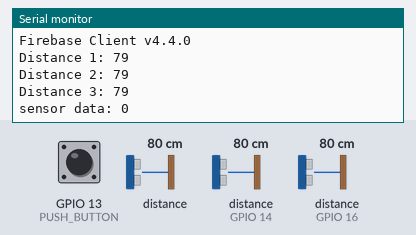
This sketch was run on a simulated ESP8266 (NodeMCU). On the bench: the last lines printed to the serial monitor. Wiring (inferred from the names in the program): 3 × ultrasonic range finder: trigger GPIO 4, echo GPIO 0 / trigger GPIO 5, echo GPIO 16 / trigger GPIO 12, echo GPIO 14. The test bench sets the inputs (shaded band); at power-on: distance to the obstacle 80 cm, distance to the obstacle (sensors on GPIO 14, GPIO 16) 80 cm, GPIO 13 (PUSH_BUTTON) LOW. The echo pulse lasts 58.3 µs per cm; WiFi joins after 1.5 s; servers stay silent unless stated.

Above: at 4.8 s.
4.9 s: distance to the obstacle (sensor 0) set to 2 cm
At 6.0 s:
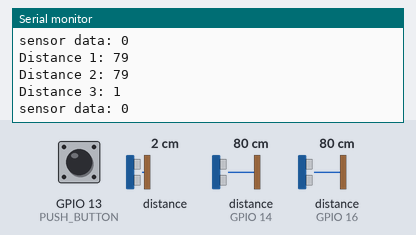
6.4 s: distance to the obstacle (sensor on GPIO 14) set to 2 cm
At 7.7 s:
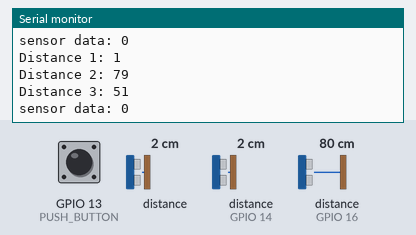
7.9 s: distance to the obstacle (sensor on GPIO 16) set to 2 cm
At 9.2 s:
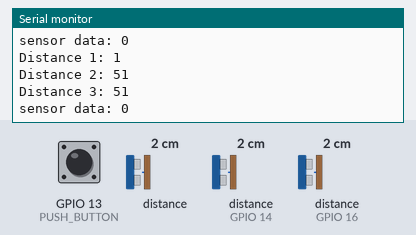
9.4 s: GPIO 13 (PUSH_BUTTON) pulled HIGH for 3.2 s
At 11.0 s:
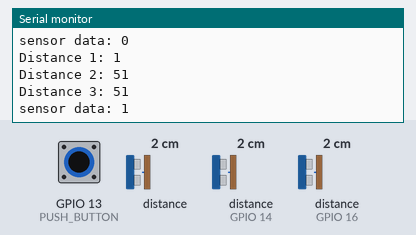
14.1 s: distance to the obstacle (sensor 0) set to 60 cm
At 15.3 s:
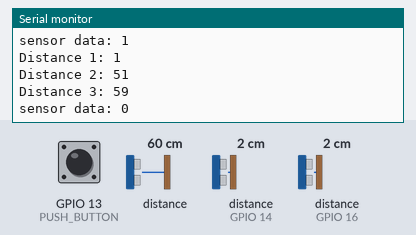
15.6 s: distance to the obstacle (sensor on GPIO 14) set to 4 cm
Timing chart, 0 to 18.1 s (numbered marks = the images above; inputs shaded):
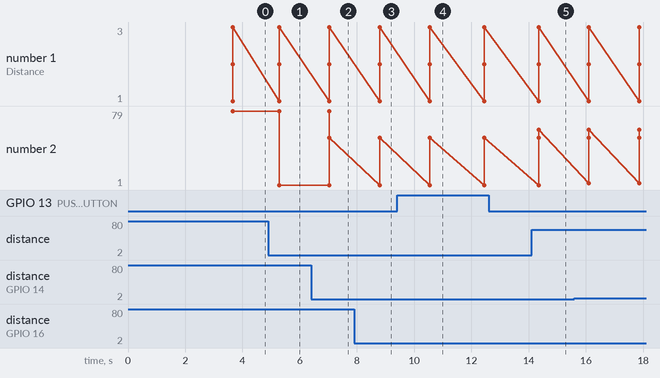

Measured:
- after the input at 4.9 s, the serial monitor: prints a new line after 0.38 s (image 1)
- after the input at 6.4 s, the serial monitor: prints a new line after 0.64 s (image 2)
- after the input at 7.9 s, the serial monitor: prints a new line after 0.89 s (image 3)
- after the input at 9.4 s, the serial monitor: prints a new line after 1.1 s (image 4)
- after the input at 14.1 s, the serial monitor: prints a new line after 0.25 s (image 5)
- plotted number 2: 1 → 51 after the input at 6.4 s, 51 → 59 after the input at 14.1 s

The sketch:

blind_stick.ino
```cpp
#include <ESP8266WiFi.h>
#include <FirebaseESP8266.h>
#include <SPI.h>


// WIFI username and password
#define WIFI_USERNAME_DATA "best team"
#define WIFI_PASSWORD_DATA "987654321"

#define API_KEY "AIzaSyB5LTT_U038JfmGMbSl6vZfmpKhYj-MRWM"
#define DATABASE_URL "https://blind-stick-fe032-default-rtdb.firebaseio.com/"

FirebaseData firebaseDataObject;
FirebaseConfig config;

//define sound velocity in cm/uS
#define SOUND_VELOCITY 0.034
#define CM_TO_INCH 0.393701
#define PUSH_BUTTON 13

const int trigPin = 12;
const int echoPin = 14;

const int trigPin2 = 5;
const int echoPin2 = 16;

const int trigPin3 = 4;
const int echoPin3 = 0;

int distance = 0;
int distance2 = 0;
int distance3 = 0;
bool buttonState=false;


void setup()
{

  Serial.begin(115200);
  delay(2000);
  WiFi.begin(WIFI_USERNAME_DATA, WIFI_PASSWORD_DATA);
  Serial.print("Connecting to Wi-Fi");
  pinMode(PUSH_BUTTON,INPUT);
  while (WiFi.status() != WL_CONNECTED)
  {
    Serial.print("=");
    delay(300);
    Serial.print("/");
  }

  Serial.println();
  Serial.print("connected successfuly");
  Serial.println();

  Serial.printf("Firebase Client v%s\n\n", FIREBASE_CLIENT_VERSION);

  config.api_key = API_KEY;
  config.database_url = DATABASE_URL;


  pinMode(trigPin, OUTPUT);
  pinMode(echoPin, INPUT);
  pinMode(trigPin2, OUTPUT);
  pinMode(echoPin2, INPUT);
  pinMode(trigPin3, OUTPUT);
  pinMode(echoPin3, INPUT);

/*configers the connection with firebase*/
  Firebase.begin(DATABASE_URL, API_KEY);
  Firebase.setDoubleDigits(5);


  if (Firebase.ready())
  {
    Firebase.setBool(firebaseDataObject, "/StickData/ButtonState/value", false);
    }
}

void loop()
{
 distance = measureDistance(trigPin,echoPin);
 distance2 = measureDistance(trigPin2,echoPin2);
 distance3 = measureDistance(trigPin3,echoPin3);
 if ((distance < 50 && distance2 < 50)||(distance < 50 && distance3 < 50)){
  if (distance2 < 50 ){
    distance2 =51;
    }
    if (distance3 < 50 ){
    distance3 =51;
    }
  }else if (distance3 < 50 && distance2 < 50){
    distance3 =51;
    }
  Serial.print("Distance 1: ");Serial.println(distance);
  Serial.print("Distance 2: ");Serial.println(distance2);
  Serial.print("Distance 3: ");Serial.println(distance3);

 Serial.print("sensor data: ");Serial.println(digitalRead(PUSH_BUTTON));
 buttonState=digitalRead(PUSH_BUTTON);

  if (Firebase.ready())
  {

if (buttonState){
    Firebase.setBool(firebaseDataObject, "/StickData/ButtonState/value", true);
  }
       Firebase.setInt(firebaseDataObject, "/StickData/CurrentState/distance", distance);
       Firebase.setInt(firebaseDataObject, "/StickData/CurrentState/distance2", distance2);
       Firebase.setInt(firebaseDataObject, "/StickData/CurrentState/distance3", distance3);

       if ((distance >200)&&(distance2 >200)&&(distance3 >200)){
        Firebase.setString(firebaseDataObject,"/StickData/CurrentState/state", "clear");
        }
        if ((distance <200 && distance>100)||(distance2 <200 && distance2>100)||(distance3 <200 && distance3>100))
        {
        Firebase.setString(firebaseDataObject,"/StickData/CurrentState/state", "Far_object");
        }
        if ((distance <100 && distance>50)||(distance2 <100 && distance2>50)||(distance3 <100 && distance3>50))
        {
        Firebase.setString(firebaseDataObject,"/StickData/CurrentState/state", "near_object");
        }
        if ((distance <50 )||(distance2 <50 )||(distance3 <50 ))
        {
        Firebase.setString(firebaseDataObject,"/StickData/CurrentState/state", "stop_no_distance");
        }


  }
  delay(1000);
}
int measureDistance(const int trig,const int echo ){
long duration;
float distanceCm;
float distanceInch;

   digitalWrite(trig, LOW);
  delayMicroseconds(2);
  // Sets the trigPin on HIGH state for 10 micro seconds
  digitalWrite(trig, HIGH);
  delayMicroseconds(10);
  digitalWrite(trig, LOW);

  // Reads the echoPin, returns the sound wave travel time in microseconds
  duration = pulseIn(echo, HIGH);

  // Calculate the distance
  distanceCm = duration * SOUND_VELOCITY/2;

  // Prints the distance on the Serial Monitor


  return distanceCm ;
  }
```
